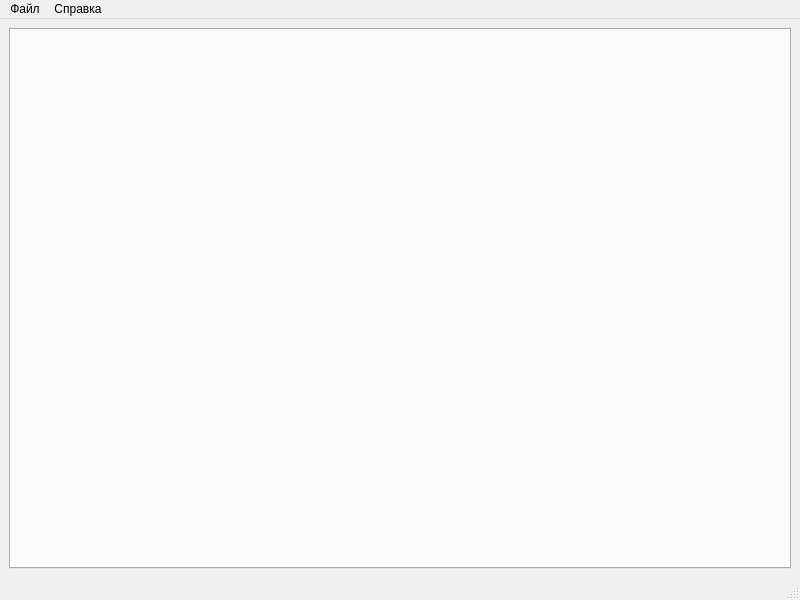
<?xml version="1.0" encoding="UTF-8"?>
<ui version="4.0">
 <class>MainWindow</class>
 <widget class="QMainWindow" name="MainWindow">
  <property name="geometry">
   <rect>
    <x>0</x>
    <y>0</y>
    <width>800</width>
    <height>600</height>
   </rect>
  </property>
  <property name="windowTitle">
   <string>MainWindow</string>
  </property>
  <widget class="QWidget" name="centralwidget">
   <layout class="QGridLayout" name="gridLayout">
    <item row="0" column="0">
     <widget class="QTabWidget" name="tabWidget">
      <property name="font">
       <font>
        <pointsize>9</pointsize>
       </font>
      </property>
      <property name="currentIndex">
       <number>-1</number>
      </property>
     </widget>
    </item>
   </layout>
  </widget>
  <widget class="QStatusBar" name="statusbar"/>
  <widget class="QMenuBar" name="menubar">
   <property name="geometry">
    <rect>
     <x>0</x>
     <y>0</y>
     <width>800</width>
     <height>21</height>
    </rect>
   </property>
   <widget class="QMenu" name="menu_File">
    <property name="title">
     <string>Файл</string>
    </property>
    <addaction name="action_Settings"/>
    <addaction name="action_Exit"/>
   </widget>
   <widget class="QMenu" name="menu">
    <property name="title">
     <string>Справка</string>
    </property>
    <addaction name="action_About"/>
   </widget>
   <addaction name="menu_File"/>
   <addaction name="menu"/>
  </widget>
  <action name="action_Exit">
   <property name="text">
    <string>Выход</string>
   </property>
  </action>
  <action name="action_Settings">
   <property name="text">
    <string>Настройки</string>
   </property>
  </action>
  <action name="action_About">
   <property name="text">
    <string>О программе</string>
   </property>
  </action>
 </widget>
 <resources/>
 <connections>
  <connection>
   <sender>action_Exit</sender>
   <signal>triggered()</signal>
   <receiver>MainWindow</receiver>
   <slot>close()</slot>
   <hints>
    <hint type="sourcelabel">
     <x>-1</x>
     <y>-1</y>
    </hint>
    <hint type="destinationlabel">
     <x>399</x>
     <y>299</y>
    </hint>
   </hints>
  </connection>
 </connections>
</ui>
